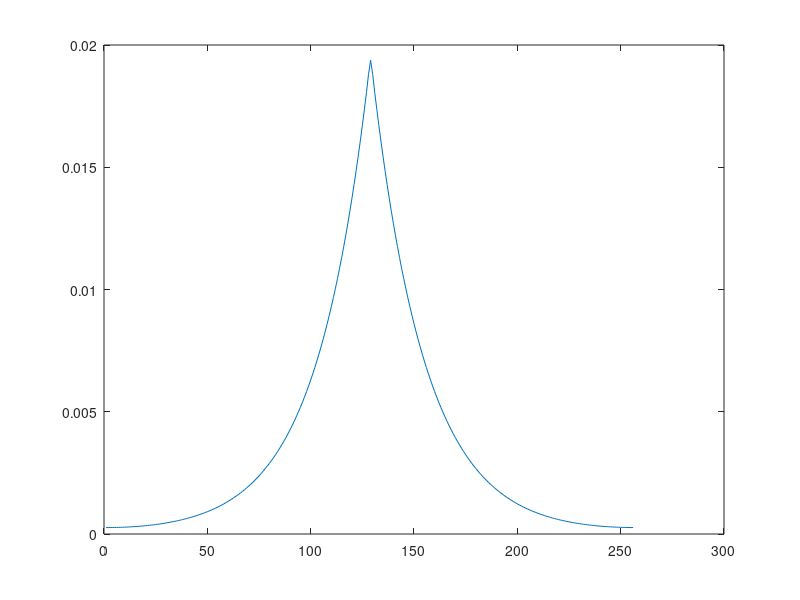

This chart was generated by the following MATLAB code:
% MATLAB script for Illustrative Problem 2.7.
echo on
N=256;                                  % number of samples
deltaf=0.1;                             % frequency separation
f=[0:deltaf:(N/2)*deltaf, -(N/2-1)*deltaf:deltaf:-deltaf];
% Swap the first half.
Sy=1./(1+(2*pi*f).^2);                  % sampled spectrum
Ry=ifft(Sy);                            % autocorrelation of Y
% Plotting command follows.
plot(fftshift(real(Ry)));